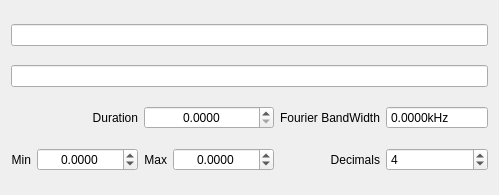
<?xml version="1.0" encoding="UTF-8"?>
<ui version="4.0">
 <class>Form</class>
 <widget class="QWidget" name="Form">
  <property name="geometry">
   <rect>
    <x>0</x>
    <y>0</y>
    <width>487</width>
    <height>195</height>
   </rect>
  </property>
  <property name="sizePolicy">
   <sizepolicy hsizetype="Preferred" vsizetype="Fixed">
    <horstretch>0</horstretch>
    <verstretch>0</verstretch>
   </sizepolicy>
  </property>
  <property name="windowTitle">
   <string>Form</string>
  </property>
  <layout class="QGridLayout" name="gridLayout">
   <item row="0" column="0" colspan="6">
    <widget class="QLineEdit" name="uiCollection">
     <property name="readOnly">
      <bool>true</bool>
     </property>
    </widget>
   </item>
   <item row="4" column="2">
    <widget class="QLabel" name="label_3">
     <property name="text">
      <string>Max</string>
     </property>
     <property name="alignment">
      <set>Qt::AlignRight|Qt::AlignTrailing|Qt::AlignVCenter</set>
     </property>
    </widget>
   </item>
   <item row="4" column="5">
    <widget class="QSpinBox" name="uiDecimals">
     <property name="minimum">
      <number>0</number>
     </property>
     <property name="maximum">
      <number>10</number>
     </property>
     <property name="value">
      <number>4</number>
     </property>
    </widget>
   </item>
   <item row="4" column="4">
    <widget class="QLabel" name="label_4">
     <property name="text">
      <string>Decimals</string>
     </property>
     <property name="alignment">
      <set>Qt::AlignRight|Qt::AlignTrailing|Qt::AlignVCenter</set>
     </property>
    </widget>
   </item>
   <item row="4" column="0">
    <widget class="QLabel" name="label_2">
     <property name="text">
      <string>Min</string>
     </property>
     <property name="alignment">
      <set>Qt::AlignRight|Qt::AlignTrailing|Qt::AlignVCenter</set>
     </property>
    </widget>
   </item>
   <item row="1" column="0" colspan="6">
    <widget class="QLineEdit" name="uiName">
     <property name="readOnly">
      <bool>true</bool>
     </property>
    </widget>
   </item>
   <item row="4" column="1">
    <widget class="QDoubleSpinBox" name="uiMin">
     <property name="alignment">
      <set>Qt::AlignCenter</set>
     </property>
     <property name="keyboardTracking">
      <bool>false</bool>
     </property>
     <property name="decimals">
      <number>4</number>
     </property>
     <property name="minimum">
      <double>-999999999.000000000000000</double>
     </property>
     <property name="maximum">
      <double>999999999.000000000000000</double>
     </property>
     <property name="singleStep">
      <double>0.000100000000000</double>
     </property>
    </widget>
   </item>
   <item row="4" column="3">
    <widget class="QDoubleSpinBox" name="uiMax">
     <property name="alignment">
      <set>Qt::AlignCenter</set>
     </property>
     <property name="keyboardTracking">
      <bool>false</bool>
     </property>
     <property name="decimals">
      <number>4</number>
     </property>
     <property name="minimum">
      <double>-999999999.000000000000000</double>
     </property>
     <property name="maximum">
      <double>999999999.000000000000000</double>
     </property>
     <property name="singleStep">
      <double>0.000100000000000</double>
     </property>
    </widget>
   </item>
   <item row="3" column="0" colspan="2">
    <widget class="QLabel" name="label">
     <property name="text">
      <string>Duration</string>
     </property>
     <property name="alignment">
      <set>Qt::AlignRight|Qt::AlignTrailing|Qt::AlignVCenter</set>
     </property>
    </widget>
   </item>
   <item row="3" column="2" colspan="2">
    <widget class="QDoubleSpinBox" name="uiValue">
     <property name="alignment">
      <set>Qt::AlignCenter</set>
     </property>
     <property name="keyboardTracking">
      <bool>false</bool>
     </property>
     <property name="decimals">
      <number>4</number>
     </property>
     <property name="singleStep">
      <double>0.000100000000000</double>
     </property>
    </widget>
   </item>
   <item row="3" column="4">
    <widget class="QLabel" name="label_5">
     <property name="text">
      <string>Fourier BandWidth</string>
     </property>
    </widget>
   </item>
   <item row="3" column="5">
    <widget class="QDoubleSpinBox" name="uiBandwidth">
     <property name="readOnly">
      <bool>true</bool>
     </property>
     <property name="buttonSymbols">
      <enum>QAbstractSpinBox::NoButtons</enum>
     </property>
     <property name="keyboardTracking">
      <bool>false</bool>
     </property>
     <property name="suffix">
      <string>kHz</string>
     </property>
     <property name="decimals">
      <number>4</number>
     </property>
     <property name="maximum">
      <double>999999999.000000000000000</double>
     </property>
    </widget>
   </item>
  </layout>
 </widget>
 <resources/>
 <connections/>
</ui>
